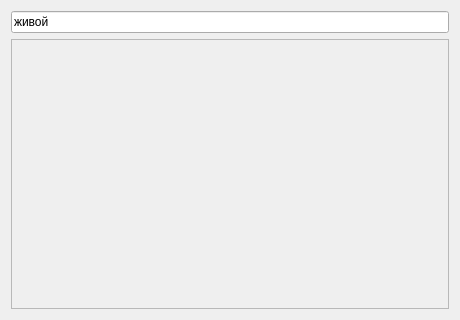
<?xml version="1.0" encoding="UTF-8"?>
<ui version="4.0"><class>Dialog</class><widget class="QDialog" name="Dialog"><property name="geometry"><rect><x>0</x><y>0</y><width>460</width><height>320</height></rect></property><property name="windowTitle"><string>#117 lists/202_list_disabled</string></property><layout class="QVBoxLayout" name="verticalLayout"><property name="leftMargin"><number>11</number></property><property name="topMargin"><number>11</number></property><property name="rightMargin"><number>11</number></property><property name="bottomMargin"><number>11</number></property><property name="spacing"><number>6</number></property><item><widget class="QLineEdit" name="e1"><property name="text"><string>живой</string></property></widget></item><item><widget class="QListWidget" name="list"><property name="enabled"><bool>false</bool></property></widget></item></layout></widget></ui>
